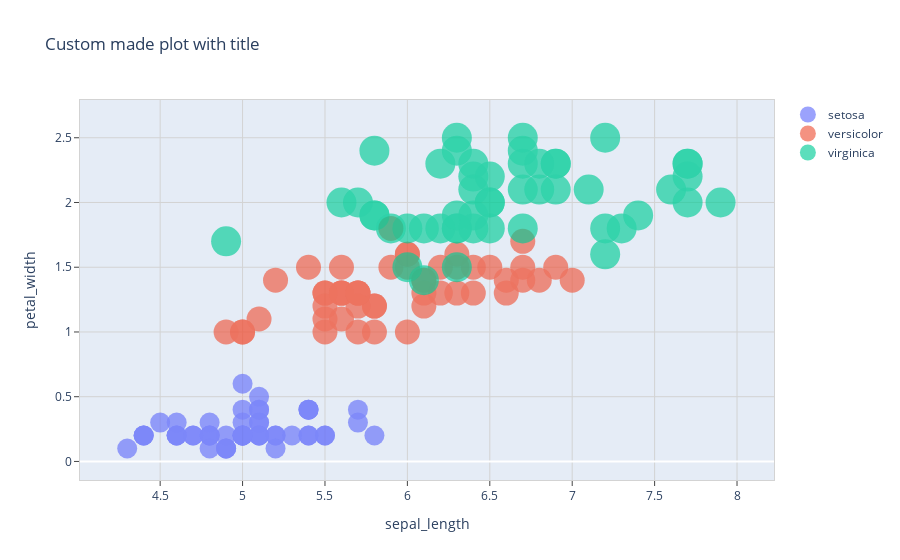

The notebook cell this image was saved under:
### Code cell
# https://plotly.com/python-api-reference/generated/plotly.graph_objects.Scatter.html
import plotly.subplots
import plotly.graph_objects as go

df = px.data.iris()
fig = plotly.subplots.make_subplots(rows=1, cols=1)

col_x, col_y = 'sepal_length', 'petal_width'
for ii,specie in enumerate(df['species'].unique()):
    marker = go.scatter.Marker(
        opacity=0.8, # color='#1f77b4', 
        size=5*ii + 20, # in pixels
        )
    df_plot = df[df['species']==specie]

    fig.add_trace( 
        go.Scatter( 
            x=df_plot[col_x],
            y=df_plot[col_y],
            customdata=df['petal_width'],
            opacity=0.8,
            name=specie, 
            mode='markers',
            hovertemplate = "(%{x:.1f}, %{y:.1f}) petal width: %{customdata}",
            marker = marker
        ), 
        # **position_args
    )
fig.update_layout(
    title_text="Custom made plot with title", showlegend=True, 
    xaxis_title=col_x, yaxis_title=col_y,
    paper_bgcolor='rgba(0,0,0,0)', # transparent background (also for exports to png. Does not make plot area transparent.
    # plot_bgcolor='rgba(0,200,200,200)' # personalise plot area color
)
axis_options = dict( mirror=True, ticks='outside', showline=True, linecolor='lightgrey', gridcolor='lightgrey')
fig.update_xaxes(**axis_options) 
fig.update_yaxes(**axis_options)
fig.show()
# plot as png for visualisation in github
fig.show('png', height=500, width=1000)
# write png
fig.write_image(f"./data/plotting-with-plotly/scatter-plot.png", scale=2.0, height=500, width=1000)

### Figure 1 — Plotly figure (JSON) as saved in the notebook; plotly's stock layout.template omitted (floating-point values rounded to 4 significant figures; data arrays with more than 128 entries replaced by an {"elided": "..."} marker saying what was removed)
{"data": [{"customdata": {"elided": "150 float values"}, "hovertemplate": "(%{x:.1f}, %{y:.1f}) petal width: %{customdata}", "marker": {"opacity": 0.8, "size": 20}, "mode": "markers", "name": "setosa", "opacity": 0.8, "type": "scatter", "x": [5.1, 4.9, 4.7, 4.6, 5, 5.4, 4.6, 5, 4.4, 4.9, 5.4, 4.8, 4.8, 4.3, 5.8, 5.7, 5.4, 5.1, 5.7, 5.1, 5.4, 5.1, 4.6, 5.1, 4.8, 5, 5, 5.2, 5.2, 4.7, 4.8, 5.4, 5.2, 5.5, 4.9, 5, 5.5, 4.9, 4.4, 5.1, 5, 4.5, 4.4, 5, 5.1, 4.8, 5.1, 4.6, 5.3, 5], "y": [0.2, 0.2, 0.2, 0.2, 0.2, 0.4, 0.3, 0.2, 0.2, 0.1, 0.2, 0.2, 0.1, 0.1, 0.2, 0.4, 0.4, 0.3, 0.3, 0.3, 0.2, 0.4, 0.2, 0.5, 0.2, 0.2, 0.4, 0.2, 0.2, 0.2, 0.2, 0.4, 0.1, 0.2, 0.1, 0.2, 0.2, 0.1, 0.2, 0.2, 0.3, 0.3, 0.2, 0.6, 0.4, 0.3, 0.2, 0.2, 0.2, 0.2]}, {"customdata": {"elided": "150 float values"}, "hovertemplate": "(%{x:.1f}, %{y:.1f}) petal width: %{customdata}", "marker": {"opacity": 0.8, "size": 25}, "mode": "markers", "name": "versicolor", "opacity": 0.8, "type": "scatter", "x": [7, 6.4, 6.9, 5.5, 6.5, 5.7, 6.3, 4.9, 6.6, 5.2, 5, 5.9, 6, 6.1, 5.6, 6.7, 5.6, 5.8, 6.2, 5.6, 5.9, 6.1, 6.3, 6.1, 6.4, 6.6, 6.8, 6.7, 6, 5.7, 5.5, 5.5, 5.8, 6, 5.4, 6, 6.7, 6.3, 5.6, 5.5, 5.5, 6.1, 5.8, 5, 5.6, 5.7, 5.7, 6.2, 5.1, 5.7], "y": [1.4, 1.5, 1.5, 1.3, 1.5, 1.3, 1.6, 1, 1.3, 1.4, 1, 1.5, 1, 1.4, 1.3, 1.4, 1.5, 1, 1.5, 1.1, 1.8, 1.3, 1.5, 1.2, 1.3, 1.4, 1.4, 1.7, 1.5, 1, 1.1, 1, 1.2, 1.6, 1.5, 1.6, 1.5, 1.3, 1.3, 1.3, 1.2, 1.4, 1.2, 1, 1.3, 1.2, 1.3, 1.3, 1.1, 1.3]}, {"customdata": {"elided": "150 float values"}, "hovertemplate": "(%{x:.1f}, %{y:.1f}) petal width: %{customdata}", "marker": {"opacity": 0.8, "size": 30}, "mode": "markers", "name": "virginica", "opacity": 0.8, "type": "scatter", "x": [6.3, 5.8, 7.1, 6.3, 6.5, 7.6, 4.9, 7.3, 6.7, 7.2, 6.5, 6.4, 6.8, 5.7, 5.8, 6.4, 6.5, 7.7, 7.7, 6, 6.9, 5.6, 7.7, 6.3, 6.7, 7.2, 6.2, 6.1, 6.4, 7.2, 7.4, 7.9, 6.4, 6.3, 6.1, 7.7, 6.3, 6.4, 6, 6.9, 6.7, 6.9, 5.8, 6.8, 6.7, 6.7, 6.3, 6.5, 6.2, 5.9], "y": [2.5, 1.9, 2.1, 1.8, 2.2, 2.1, 1.7, 1.8, 1.8, 2.5, 2, 1.9, 2.1, 2, 2.4, 2.3, 1.8, 2.2, 2.3, 1.5, 2.3, 2, 2, 1.8, 2.1, 1.8, 1.8, 1.8, 2.1, 1.6, 1.9, 2, 2.2, 1.5, 1.4, 2.3, 2.4, 1.8, 1.8, 2.1, 2.4, 2.3, 1.9, 2.3, 2.5, 2.3, 1.9, 2, 2.3, 1.8]}], "layout": {"paper_bgcolor": "rgba(0,0,0,0)", "showlegend": true, "title": {"text": "Custom made plot with title"}, "xaxis": {"anchor": "y", "domain": [0, 1], "gridcolor": "lightgrey", "linecolor": "lightgrey", "mirror": true, "showline": true, "ticks": "outside", "title": {"text": "sepal_length"}}, "yaxis": {"anchor": "x", "domain": [0, 1], "gridcolor": "lightgrey", "linecolor": "lightgrey", "mirror": true, "showline": true, "ticks": "outside", "title": {"text": "petal_width"}}}}
